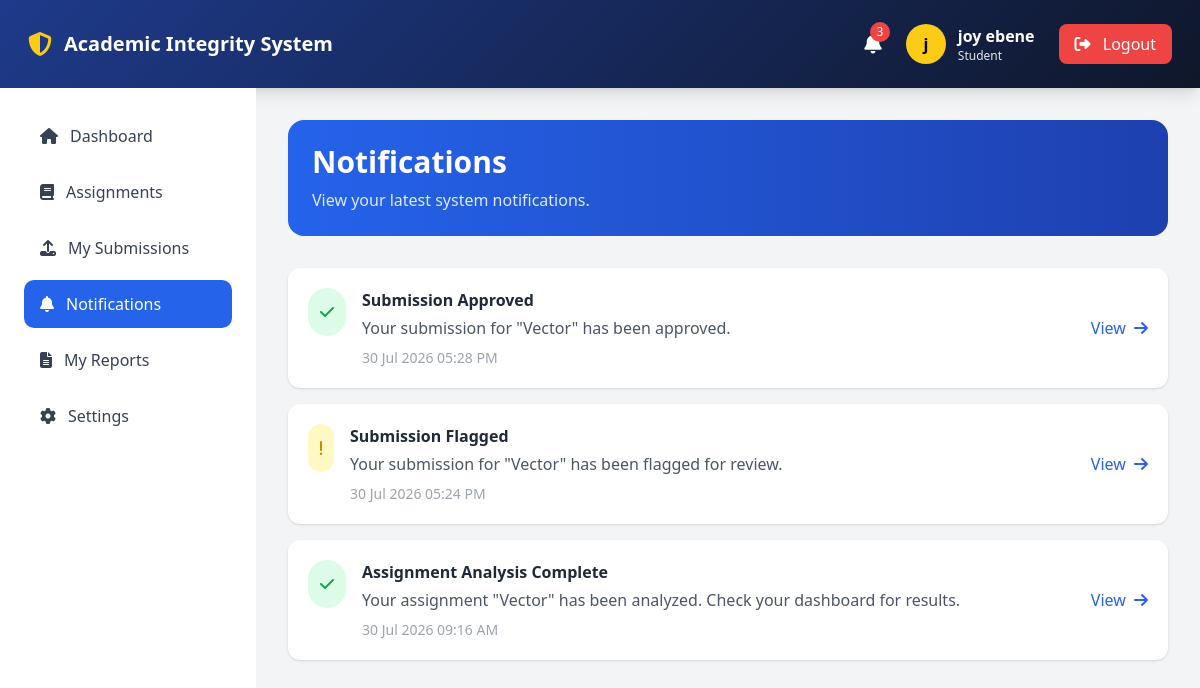
Screenshot of /notifications/ (signed in) with the database file from the repository.
### app/models.py (models this page shows, shortened)
class User(UserMixin, db.Model):
    __tablename__ = 'users'
    id = db.Column(db.Integer, primary_key=True)
    username = db.Column(db.String(50), unique=True, nullable=False)
    email = db.Column(db.String(100), unique=True, nullable=False)
    password_hash = db.Column(db.String(255), nullable=False)
    first_name = db.Column(db.String(50), nullable=False)
    last_name = db.Column(db.String(50), nullable=False)
    role = db.Column(db.String(20), default='student')
    department = db.Column(db.String(100))
    faculty = db.Column(db.String(100))
    created_at = db.Column(db.DateTime, default=datetime.utcnow)
    updated_at = db.Column(db.DateTime, default=datetime.utcnow, onupdate=datetime.utcnow)
    last_login = db.Column(db.DateTime)
    is_active = db.Column(db.Boolean, default=True)
    student_profile = db.relationship('Student', backref='user', uselist=False, cascade='all, delete-orphan')
    lecturer_profile = db.relationship('Lecturer', backref='user', uselist=False, cascade='all, delete-orphan')
    @property
    def full_name(self):
        return f"{self.first_name} {self.last_name}"

class Notification(db.Model):
    __tablename__ = 'notifications'
    id = db.Column(db.Integer, primary_key=True)
    user_id = db.Column(
        db.Integer,
        db.ForeignKey('users.id'),
        nullable=False
    )
    title = db.Column(db.String(200), nullable=False)
    message = db.Column(db.Text)
    type = db.Column(db.String(30), default='info')
    link = db.Column(db.String(255))
    is_read = db.Column(
        db.Boolean,
        default=False
    )
    created_at = db.Column(
        db.DateTime,
        default=datetime.utcnow
    )
    user = db.relationship(
        'User',
        backref=db.backref('notifications', lazy=True)
    )

### app/notifications/routes.py (the view)
@notifications_bp.route("/")
@login_required
def index():
    notifications = Notification.query.filter_by(
        user_id=current_user.id
    ).order_by(
        Notification.created_at.desc()
    ).all()
    return render_template(
        "notifications/index.html",
        notifications=notifications,
    )

### app/__init__.py (called while the page is built)
@login_manager.user_loader
def load_user(user_id):
    from app.models import User
    return User.query.get(int(user_id))

### app/templates/notifications/index.html (shortened to what this page needs)
{% extends "base.html" %}
{% block content %}
<div class="max-w-5xl mx-auto">
    <div class="bg-gradient-to-r from-blue-600 to-blue-800 rounded-2xl p-6 text-white mb-8">
        <h1 class="text-3xl font-bold">
            Notifications
        </h1>
        <p class="text-blue-100 mt-2">
            View your latest system notifications.
        </p>
    </div>
    {% if notifications %}
    <div class="space-y-4">
        {% for notification in notifications %}
        <div class="bg-white rounded-xl shadow p-5 flex justify-between items-center">
            <div class="flex gap-4 items-start">
                {% if notification.type == "success" %}
                <div class="bg-green-100 text-green-600 p-3 rounded-full">
                    <i class="fas fa-check"></i>
                </div>
                {% elif notification.type == "warning" %}
                <div class="bg-yellow-100 text-yellow-600 p-3 rounded-full">
                    <i class="fas fa-exclamation"></i>
                </div>
                {% else %}
                <div class="bg-blue-100 text-blue-600 p-3 rounded-full">
                    <i class="fas fa-bell"></i>
                </div>
                {% endif %}
                <div>
                    <h3 class="font-bold text-gray-800">
                        {{ notification.title }}
                    </h3>
                    <p class="text-gray-600 mt-1">
                        {{ notification.message }}
                    </p>
                    <p class="text-sm text-gray-400 mt-2">
                        {{ notification.created_at.strftime('%d %b %Y %I:%M %p') }}
                    </p>
                </div>
            </div>
            {% if notification.link %}
            <a href="{{ notification.link }}"
               class="text-blue-600 hover:text-blue-800">
                View
                <i class="fas fa-arrow-right ml-1"></i>
            </a>
            {% endif %}
        </div>
        {% endfor %}
    </div>
    {% endif %}
</div>
{% endblock %}

### app/templates/includes/navbar.html (shortened to what this page needs)
<nav class="gradient-bg shadow-lg p-2 md:p-3">
    <div class="px-4 h-16 flex justify-between items-center">
        <div class="flex items-center gap-3">
            <i class="fas fa-shield-alt text-yellow-400 text-2xl"></i>
            <span class="text-white text-xl font-bold">
                Academic Integrity System
            </span>
        </div>
        {% if current_user.is_authenticated %}
        <div class="flex items-center gap-6">
            <a href="{{ url_for('notifications.index') }}"
               class="relative text-white hover:text-yellow-400">
                <i class="fas fa-bell text-xl"></i>
                {% if current_user.notifications %}
                <span class="absolute -top-2 -right-2
                bg-red-500 text-white text-xs
                rounded-full h-5 w-5
                flex items-center justify-center">
                    {{ current_user.notifications|length }}
                </span>
                {% endif %}
            </a>
            <div class="flex items-center gap-3">
                <div class="h-10 w-10 rounded-full
                bg-yellow-400 text-black
                flex items-center justify-center
                font-bold">
                    {{ current_user.first_name[0] }}
                </div>
                <div class="text-white">
                    <p class="font-semibold">
                        {{ current_user.full_name }}
                    </p>
                    <p class="text-xs text-gray-200">
                        {{ current_user.role|title }}
                    </p>
                </div>
            </div>
            <a href="{{ url_for('auth.logout') }}"
               class="bg-red-500 hover:bg-red-600
               px-4 py-2 rounded-lg text-white">
                <i class="fas fa-sign-out-alt mr-2"></i>
                Logout
            </a>
        </div>
        {% endif %}
    </div>
</nav>

### app/templates/base.html (style rules this page uses)
.gradient-bg { background: linear-gradient(135deg, #1e3a8a, #0f172a); }

### rows the page displays
User: first_name "j", full_name "joy ebene", role "Student"
Notification: type "success" (drawn), title "Submission Approved", message "Your submission for \"Vector\" has been approved.", created_at "30 Jul 2026 05:28 PM"
Notification: type "warning" (drawn), title "Submission Flagged", message "Your submission for \"Vector\" has been flagged for review.", created_at "30 Jul 2026 05:24 PM"
Notification: type "success" (drawn), title "Assignment Analysis Complete", message "Your assignment \"Vector\" has been analyzed. Check your dashboard for results.", created_at "30 Jul 2026 09:16 AM"

### other values shown
{{ current_user.notifications|length }} "3"
